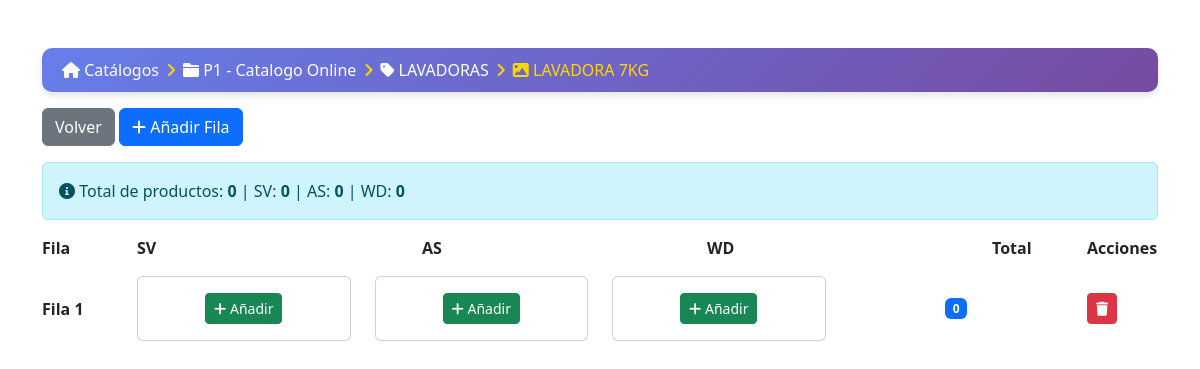
Screenshot of /fichas/1 with the database file from the repository.
### app.py (models this page shows, shortened)
class Catalogo(db.Model):
    id = db.Column(db.Integer, primary_key=True)
    codigo = db.Column(db.String(50), unique=True, nullable=False)
    descripcion = db.Column(db.String(200), nullable=False)
    marcas = db.Column(db.String(200), nullable=False)  # Separadas por coma

class Categoria(db.Model):
    id = db.Column(db.Integer, primary_key=True)
    catalogo_id = db.Column(db.Integer, db.ForeignKey('catalogo.id'), nullable=False)
    cod_categoria = db.Column(db.String(50), nullable=False)
    descripcion = db.Column(db.String(200), nullable=False)
    catalogo = db.relationship('Catalogo', backref=db.backref('categorias', lazy=True))

class Subcategoria(db.Model):
    id = db.Column(db.Integer, primary_key=True)
    categoria_id = db.Column(db.Integer, db.ForeignKey('categoria.id'), nullable=False)
    cod_categoria = db.Column(db.String(50), nullable=False)
    descripcion = db.Column(db.String(200), nullable=False)
    categoria = db.relationship('Categoria', backref=db.backref('subcategorias', lazy=True))

class Ficha(db.Model):
    id = db.Column(db.Integer, primary_key=True)
    subcategoria_id = db.Column(db.Integer, db.ForeignKey('subcategoria.id'), nullable=False)
    fila_numero = db.Column(db.Integer, nullable=False)
    subcategoria = db.relationship('Subcategoria', backref=db.backref('fichas', lazy=True))

### app.py (the view)
@app.route('/fichas/<int:subcategoria_id>')
def fichas(subcategoria_id):
    subcategoria = Subcategoria.query.get_or_404(subcategoria_id)
    fichas = Ficha.query.filter_by(subcategoria_id=subcategoria_id).order_by(Ficha.fila_numero).all()
    marcas = subcategoria.categoria.catalogo.marcas.split(',')
    totales_marca = {}
    total_general = 0
    for marca in marcas:
        count = sum(1 for f in fichas for t in f.tarjetas if t.marca == marca)
        totales_marca[marca] = count
        total_general += count
    return render_template('fichas.html', subcategoria=subcategoria, fichas=fichas, marcas=marcas, totales_marca=totales_marca, total_general=total_general)

### templates/fichas.html (shortened to what this page needs)
<!DOCTYPE html>
<html lang="es">
<head>
    <link href="https://cdn.jsdelivr.net/npm/bootstrap@5.3.0/dist/css/bootstrap.min.css" rel="stylesheet">
    <link rel="stylesheet" href="https://cdnjs.cloudflare.com/ajax/libs/font-awesome/6.0.0/css/all.min.css">
</head>
<body>
    <div class="container mt-5">
        <nav aria-label="breadcrumb">
            <ol class="breadcrumb breadcrumb-modern">
                <li class="breadcrumb-item"><a href="{{ url_for('index') }}"><i class="fas fa-home"></i> Catálogos</a></li>
                <li class="breadcrumb-item"><a href="{{ url_for('configurar_catalogo', catalogo_id=subcategoria.categoria.catalogo_id) }}"><i class="fas fa-folder"></i> {{ subcategoria.categoria.catalogo.codigo }} - {{ subcategoria.categoria.catalogo.descripcion }}</a></li>
                <li class="breadcrumb-item"><a href="{{ url_for('categoria', categoria_id=subcategoria.categoria_id) }}"><i class="fas fa-tag"></i> {{ subcategoria.categoria.cod_categoria }}</a></li>
                <li class="breadcrumb-item active" aria-current="page"><i class="fas fa-image"></i> {{ subcategoria.cod_categoria }}</li>
            </ol>
        </nav>
        <a href="{{ url_for('categoria', categoria_id=subcategoria.categoria_id) }}" class="btn btn-secondary mb-3">Volver</a>
        <button class="btn btn-primary mb-3" onclick="window.location.href='{{ url_for('add_fila', subcategoria_id=subcategoria.id) }}'">
            <i class="fas fa-plus"></i> Añadir Fila
        </button>
        <div class="alert alert-info mb-3">
            <i class="fas fa-info-circle"></i> Total de productos: <strong>{{ total_general }}</strong>
            {% for marca in marcas %}
                | {{ marca }}: <strong>{{ totales_marca[marca] }}</strong>
            {% endfor %}
        </div>
        <div class="row mb-3 fw-bold">
            <div class="col-1">Fila</div>
            {% for marca in marcas %}
            <div class="col">{{ marca }}</div>
            {% endfor %}
            <div class="col-1">Total</div>
            <div class="col-1">Acciones</div>
        </div>
        {% for ficha in fichas %}
        <div class="row mb-4">
            <div class="col-1 d-flex align-items-center">
                <strong>Fila {{ ficha.fila_numero }}</strong>
            </div>
            {% for marca in marcas %}
            <div class="col">
                {% set tarjeta = ficha.tarjetas | selectattr('marca', 'equalto', marca) | list | first %}
                {% if tarjeta %}
                <div class="card h-100">
                    {% if tarjeta.imagen %}
                    <img src="{{ tarjeta.imagen }}" class="card-img-top" alt="Imagen" style="max-height: 150px; object-fit: cover;">
                    {% else %}
                    <div class="card-img-top bg-light d-flex align-items-center justify-content-center" style="height: 150px;">
                        <i class="fas fa-image fa-3x text-muted"></i>
                    </div>
                    {% endif %}
                    <div class="card-body p-2">
                        <h6 class="card-title text-truncate" title="{{ tarjeta.nombre or 'N/A' }}">{{ tarjeta.nombre or 'N/A' }}</h6>
                        <small class="text-muted d-block">{{ tarjeta.peso or 'N/A' }}</small>
                        <div class="mt-2">
                            <a href="{{ url_for('delete_tarjeta', id=tarjeta.id) }}" class="btn btn-danger btn-sm w-100" onclick="return confirm('¿Eliminar este producto?')">
                                <i class="fas fa-trash"></i> Eliminar
                            </a>
                        </div>
                    </div>
                </div>
                {% else %}
                <div class="card text-center h-100">
                    <div class="card-body d-flex align-items-center justify-content-center">
                        <button class="btn btn-success btn-sm" data-bs-toggle="modal" data-bs-target="#addModal" data-ficha="{{ ficha.id }}" data-marca="{{ marca }}">
                            <i class="fas fa-plus"></i> Añadir
                        </button>
                    </div>
                </div>
                {% endif %}
            </div>
            {% endfor %}
            <div class="col d-flex align-items-center justify-content-center">
                <span class="badge bg-primary">{{ ficha.tarjetas|length }}</span>
            </div>
            <div class="col-1 d-flex align-items-center">
                <a href="{{ url_for('delete_fila', id=ficha.id) }}" class="btn btn-danger btn-sm" onclick="return confirm('¿Eliminar toda la fila?')">
                    <i class="fas fa-trash"></i>
                </a>
            </div>
        </div>
        {% endfor %}
    </div>
</body>
</html>

### templates/fichas.html (style rules this page uses)
.breadcrumb-modern { background: linear-gradient(135deg, #667eea 0%, #764ba2 100%); border-radius: 10px; padding: 10px 20px; box-shadow: 0 4px 6px rgba(0, 0, 0, 0.1); }
.breadcrumb-modern .breadcrumb-item a { color: #fff; text-decoration: none; }
.breadcrumb-modern .breadcrumb-item.active { color: #ffd700; }
.breadcrumb-modern .breadcrumb-item + .breadcrumb-item::before { content: "\f105"; font-family: "Font Awesome 6 Free"; font-weight: 900; color: #ffd700; }

### rows the page displays
Catalogo: categoria.catalogo.codigo "P1", categoria.catalogo.descripcion "Catalogo Online"
Categoria: categoria.cod_categoria "LAVADORAS"
Subcategoria: cod_categoria "LAVADORA 7KG"
Ficha: fila_numero "1", tarjetas|length "0"

### other values shown
{{ total_general }} "0"
{{ marca }} "SV" "AS" "WD"
{{ totales_marca[marca] }} "0" "0" "0"
